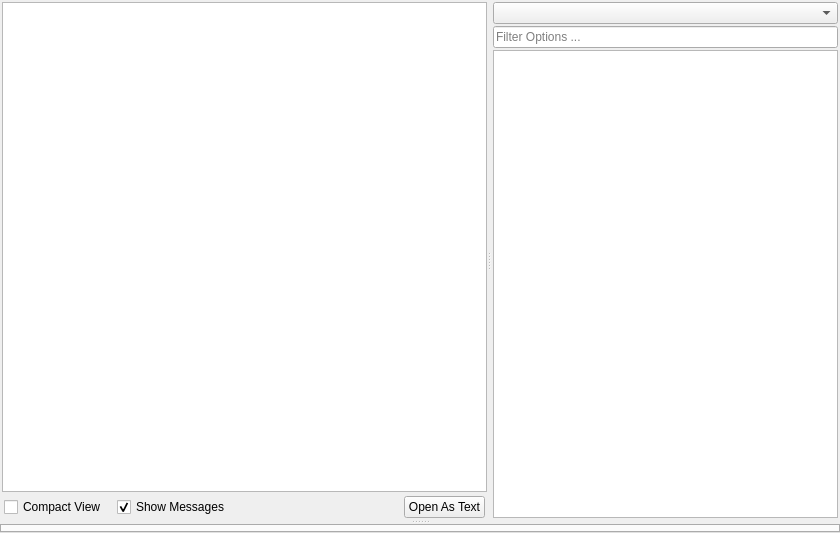
<?xml version="1.0" encoding="UTF-8"?>
<ui version="4.0">
 <class>gams::studio::option::newoption::OptionWidget</class>
 <widget class="QWidget" name="gams::studio::option::newoption::OptionWidget">
  <property name="geometry">
   <rect>
    <x>0</x>
    <y>0</y>
    <width>840</width>
    <height>533</height>
   </rect>
  </property>
  <property name="acceptDrops">
   <bool>true</bool>
  </property>
  <property name="windowTitle">
   <string>Form</string>
  </property>
  <layout class="QHBoxLayout" name="horizontalLayout">
   <property name="leftMargin">
    <number>0</number>
   </property>
   <property name="topMargin">
    <number>0</number>
   </property>
   <property name="rightMargin">
    <number>0</number>
   </property>
   <property name="bottomMargin">
    <number>0</number>
   </property>
   <item>
    <widget class="QSplitter" name="optionVSplitter">
     <property name="orientation">
      <enum>Qt::Orientation::Vertical</enum>
     </property>
     <widget class="QSplitter" name="optionVHSplitter">
      <property name="sizePolicy">
       <sizepolicy hsizetype="Expanding" vsizetype="Expanding">
        <horstretch>0</horstretch>
        <verstretch>0</verstretch>
       </sizepolicy>
      </property>
      <property name="orientation">
       <enum>Qt::Orientation::Horizontal</enum>
      </property>
      <widget class="QWidget" name="optionTableWidget" native="true">
       <layout class="QVBoxLayout" name="verticalLayout_3">
        <property name="spacing">
         <number>2</number>
        </property>
        <property name="leftMargin">
         <number>2</number>
        </property>
        <property name="topMargin">
         <number>0</number>
        </property>
        <property name="rightMargin">
         <number>0</number>
        </property>
        <property name="bottomMargin">
         <number>0</number>
        </property>
        <item>
         <widget class="QWidget" name="optionActionCtrl" native="true">
          <layout class="QHBoxLayout" name="horizontalLayout_4">
           <property name="leftMargin">
            <number>0</number>
           </property>
           <property name="topMargin">
            <number>0</number>
           </property>
           <property name="rightMargin">
            <number>0</number>
           </property>
           <property name="bottomMargin">
            <number>0</number>
           </property>
          </layout>
         </widget>
        </item>
        <item>
         <widget class="QTableView" name="optionTableView">
          <property name="wordWrap">
           <bool>false</bool>
          </property>
         </widget>
        </item>
        <item>
         <widget class="QWidget" name="optionFileCtrlwidget" native="true">
          <layout class="QHBoxLayout" name="horizontalLayout_3">
           <property name="spacing">
            <number>10</number>
           </property>
           <property name="leftMargin">
            <number>2</number>
           </property>
           <property name="topMargin">
            <number>2</number>
           </property>
           <property name="rightMargin">
            <number>2</number>
           </property>
           <property name="bottomMargin">
            <number>2</number>
           </property>
           <item>
            <widget class="QCheckBox" name="compactViewCheckBox">
             <property name="toolTip">
              <string>View options without comments and empty lines</string>
             </property>
             <property name="text">
              <string>Compact View</string>
             </property>
            </widget>
           </item>
           <item>
            <widget class="QCheckBox" name="messageViewCheckBox">
             <property name="toolTip">
              <string>Show message log</string>
             </property>
             <property name="text">
              <string>Show Messages</string>
             </property>
             <property name="checked">
              <bool>true</bool>
             </property>
            </widget>
           </item>
           <item>
            <spacer name="optionHSpacer">
             <property name="orientation">
              <enum>Qt::Orientation::Horizontal</enum>
             </property>
             <property name="sizeHint" stdset="0">
              <size>
               <width>40</width>
               <height>20</height>
              </size>
             </property>
            </spacer>
           </item>
           <item>
            <widget class="QPushButton" name="openAsTextButton">
             <property name="text">
              <string>Open As Text</string>
             </property>
            </widget>
           </item>
          </layout>
         </widget>
        </item>
       </layout>
      </widget>
      <widget class="QWidget" name="optionDefinitionView" native="true">
       <layout class="QVBoxLayout" name="verticalLayout_2">
        <property name="spacing">
         <number>2</number>
        </property>
        <property name="leftMargin">
         <number>2</number>
        </property>
        <property name="topMargin">
         <number>2</number>
        </property>
        <property name="rightMargin">
         <number>2</number>
        </property>
        <property name="bottomMargin">
         <number>2</number>
        </property>
        <item>
         <widget class="QComboBox" name="definitionGroup"/>
        </item>
        <item>
         <widget class="gams::studio::FilterLineEdit" name="definitionSearch">
          <property name="toolTip">
           <string>&lt;p style=&quot;white-space: nowrap;&quot;&gt;Filter the options tree&lt;/p&gt;</string>
          </property>
          <property name="placeholderText">
           <string>Filter Options ...</string>
          </property>
         </widget>
        </item>
        <item>
         <widget class="QTreeView" name="definitionTreeView"/>
        </item>
       </layout>
      </widget>
     </widget>
     <widget class="QWidget" name="messageCtrlWidget" native="true">
      <property name="sizePolicy">
       <sizepolicy hsizetype="MinimumExpanding" vsizetype="Preferred">
        <horstretch>0</horstretch>
        <verstretch>0</verstretch>
       </sizepolicy>
      </property>
      <layout class="QVBoxLayout" name="verticalLayout">
       <property name="spacing">
        <number>0</number>
       </property>
       <property name="leftMargin">
        <number>0</number>
       </property>
       <property name="topMargin">
        <number>0</number>
       </property>
       <property name="rightMargin">
        <number>0</number>
       </property>
       <property name="bottomMargin">
        <number>0</number>
       </property>
       <item>
        <widget class="QTabWidget" name="messageTabWidget">
         <property name="sizePolicy">
          <sizepolicy hsizetype="Expanding" vsizetype="Preferred">
           <horstretch>0</horstretch>
           <verstretch>0</verstretch>
          </sizepolicy>
         </property>
         <property name="tabPosition">
          <enum>QTabWidget::TabPosition::North</enum>
         </property>
        </widget>
       </item>
      </layout>
     </widget>
    </widget>
   </item>
  </layout>
  <action name="actionInsert">
   <property name="icon">
    <iconset resource="../../../icons/icons.qrc">
     <normaloff>:/solid/plus</normaloff>:/solid/plus</iconset>
   </property>
   <property name="text">
    <string>Insert</string>
   </property>
   <property name="toolTip">
    <string>Add/Insert new paramaeter</string>
   </property>
   <property name="shortcut">
    <string>Ctrl+Ins</string>
   </property>
  </action>
  <action name="actionDelete">
   <property name="icon">
    <iconset resource="../../../icons/icons.qrc">
     <normaloff>:/solid/delete-all</normaloff>:/solid/delete-all</iconset>
   </property>
   <property name="text">
    <string>Delete</string>
   </property>
   <property name="toolTip">
    <string>Delete Parameter</string>
   </property>
   <property name="shortcut">
    <string>Ctrl+Del</string>
   </property>
  </action>
  <action name="actionMoveUp">
   <property name="icon">
    <iconset resource="../../../icons/icons.qrc">
     <normaloff>:/solid/move-up</normaloff>:/solid/move-up</iconset>
   </property>
   <property name="text">
    <string>Move Up</string>
   </property>
   <property name="toolTip">
    <string>Move Up</string>
   </property>
   <property name="shortcut">
    <string>Ctrl+Up</string>
   </property>
  </action>
  <action name="actionMoveDown">
   <property name="icon">
    <iconset resource="../../../icons/icons.qrc">
     <normaloff>:/solid/move-down</normaloff>:/solid/move-down</iconset>
   </property>
   <property name="text">
    <string>Move Down</string>
   </property>
   <property name="toolTip">
    <string>Move Down</string>
   </property>
   <property name="shortcut">
    <string>Ctrl+Down</string>
   </property>
  </action>
  <action name="actionSelectAll">
   <property name="text">
    <string>Select All</string>
   </property>
   <property name="toolTip">
    <string>Select All</string>
   </property>
   <property name="shortcut">
    <string>Ctrl+A</string>
   </property>
  </action>
  <action name="actionResize_Columns_To_Contents">
   <property name="text">
    <string>Resize Columns To Contents</string>
   </property>
   <property name="shortcut">
    <string>Ctrl+R</string>
   </property>
  </action>
  <action name="actionShow_Option_Definition">
   <property name="text">
    <string>Show Option Definition</string>
   </property>
   <property name="toolTip">
    <string>Show Definition</string>
   </property>
   <property name="shortcut">
    <string>Ctrl+F1</string>
   </property>
  </action>
  <action name="actionShowRecurrence">
   <property name="text">
    <string>Show all parameters of the same definition</string>
   </property>
   <property name="toolTip">
    <string>Show all parameters of the same definition</string>
   </property>
   <property name="shortcut">
    <string>Shift+F1</string>
   </property>
  </action>
  <action name="actionAdd_This_Parameter">
   <property name="icon">
    <iconset resource="../../../icons/icons.qrc">
     <normaloff>:/solid/plus</normaloff>:/solid/plus</iconset>
   </property>
   <property name="text">
    <string>Add This Parameter</string>
   </property>
   <property name="shortcut">
    <string>Return</string>
   </property>
  </action>
  <action name="actionRemove_This_Parameter">
   <property name="icon">
    <iconset resource="../../../icons/icons.qrc">
     <normaloff>:/solid/delete-all</normaloff>:/solid/delete-all</iconset>
   </property>
   <property name="text">
    <string>Remove This Parameter</string>
   </property>
   <property name="toolTip">
    <string>Remove This Parameter</string>
   </property>
   <property name="shortcut">
    <string>Del</string>
   </property>
  </action>
  <action name="actionSelect_Current_Row">
   <property name="text">
    <string>Select Current Row</string>
   </property>
   <property name="toolTip">
    <string>Select Current Row</string>
   </property>
   <property name="shortcut">
    <string>Ctrl+B</string>
   </property>
  </action>
 </widget>
 <customwidgets>
  <customwidget>
   <class>gams::studio::FilterLineEdit</class>
   <extends>QLineEdit</extends>
   <header>filterlineedit.h</header>
  </customwidget>
 </customwidgets>
 <resources>
  <include location="../../../icons/icons.qrc"/>
 </resources>
 <connections/>
</ui>
